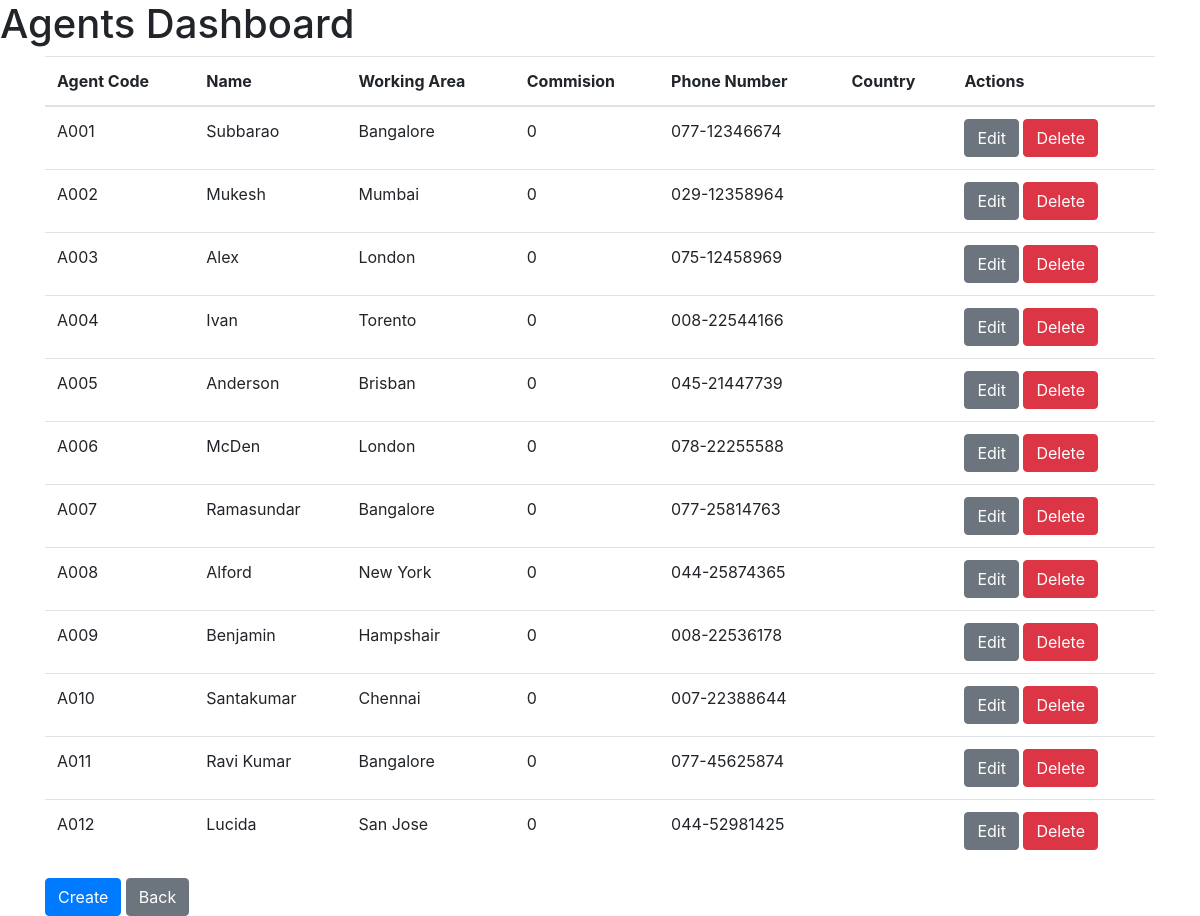
Screenshot of /?controller=agent&action=getAllAgents with the database file from the repository.
### tables this page shows
CREATE TABLE  agents
   (
  agent_code VARCHAR(6) NOT NULL,
	agent_name VARCHAR(40),
	working_area VARCHAR(35),
	comission INT(10),
	phone_no VARCHAR(15),
	country VARCHAR(25),
  PRIMARY KEY (agent_code)
);

### models/helpers/dbConnection.php (called while the page is built)
<?php
function conn()
{
    try {
        $connection = "mysql:host=" . HOST . ";"
            . "dbname=" . DB . ";"
            . "charset=" . CHARSET . ";";
        $options = [
            PDO::ATTR_ERRMODE           =>  PDO::ERRMODE_EXCEPTION,
            PDO::ATTR_EMULATE_PREPARES  => FALSE,
        ];
        $pdo = new PDO($connection, USER, PASSWORD, $options);
        return $pdo;
    } catch (PDOException $errorMsg) {
        require_once(VIEWS . "/error/error.php");
    }
}

### models/agentModel.php (called while the page is built)
<?php
require_once("helpers/dbConnection.php");
function get()
{
    $query = conn()->prepare("SELECT agent_code, agent_name, working_area, comission, phone_no, country
    FROM agents
    -- INNER JOIN genders g ON e.gender_id = g.id
    ORDER BY agent_code ASC;");
    try {
        $query->execute();
        $agents = $query->fetchAll();
        return $agents;
    } catch (PDOException $e) {
        return [];
    }
}

### views/agents/agentsDashboard.php (the view, shortened to what this page needs)
<!DOCTYPE html>
<html lang="en">
<head>
  <link rel="stylesheet" href="https://stackpath.bootstrapcdn.com/bootstrap/4.5.0/css/bootstrap.min.css">
</head>
<body>
  <h1>Agents Dashboard</h1>
  <div class="container-md">
    <table class="table">
      <thead>
        <tr>
          <th class="tg-0pky">Agent Code</th>
          <th class="tg-0pky">Name</th>
          <th class="tg-0lax">Working Area</th>
          <th class="tg-0lax">Commision</th>
          <th class="tg-0lax">Phone Number</th>
          <th class="tg-0lax">Country</th>
          <th class="tg-0lax">Actions</th>
        </tr>
      </thead>
      <tbody>
        <?php
            foreach ($agents as $index => $agent) {
                echo "<tr>";
                echo "<td class='tg-0lax'>" . $agent["agent_code"] . "</td>";
                echo "<td class='tg-0lax'>" . $agent["agent_name"] . "</td>";
                echo "<td class='tg-0lax'>" . $agent["working_area"] . "</td>";
                echo "<td class='tg-0lax'>" . $agent["comission"] . "</td>";
                echo "<td class='tg-0lax'>" . $agent["phone_no"] . "</td>";
                echo "<td class='tg-0lax'>" . $agent["country"] . "</td>";
                echo "<td colspan='2' class='tg-0lax'>
                <a class='btn btn-secondary' href='?controller=agent&action=getEmployee&id=" . $agent["agent_code"] . "'>Edit</a>
                <a class='btn btn-danger' href='?controller=agent&action=deleteEmployee&id=" . $agent["agent_code"] . "'>Delete</a>
                </td>";
                echo "</tr>";
            }
            ?>
      </tbody>
    </table>
    <a id="home" class="btn btn-primary" href="?controller=employee&action=createEmployee">Create</a>
    <a id="home" class="btn btn-secondary" href="./">Back</a>
  </div>
</body>
</html>

### index.php (shortened to what this page needs)
<?php
if(isset($_GET["controller"])) {
$controller = getControllerPath($_GET["controller"]);
$fileExists = file_exists($controller);
if($fileExists) {
require_once ($controller);
} else {
$errorMsg= "The page you are trying to access doesn't exist!";
require_once VIEWS . "error/error.php";
};
} else {
  require_once VIEWS . "main/main.php";
}
function getControllerPath($controller):string {
return CONTROLLERS .$controller."Controller.php";
}
?>

### controllers/agentController.php (shortened to what this page needs)
<?php
require_once MODELS . "agentModel.php";
$action= "";
if(isset($_GET["action"])) {
$action= $_GET["action"];
}
if(function_exists($action)) {
  call_user_func($action);
} else {
  error("This function is not working at the moment!");
}
function getAllAgents(){
$agents = get();
if(isset($agents)) {
  require_once VIEWS . "agents/agentsDashboard.php";
} else {
  error("There was some problem with the server!");
}
  }

### rows the page displays
agents: agent_code "A001", agent_name "Subbarao", working_area "Bangalore", comission "0", phone_no "077-12346674"
agents: agent_code "A002", agent_name "Mukesh", working_area "Mumbai", comission "0", phone_no "029-12358964"
agents: agent_code "A003", agent_name "Alex", working_area "London", comission "0", phone_no "075-12458969"
agents: agent_code "A004", agent_name "Ivan", working_area "Torento", comission "0", phone_no "008-22544166"
agents: agent_code "A005", agent_name "Anderson", working_area "Brisban", comission "0", phone_no "045-21447739"
agents: agent_code "A006", agent_name "McDen", working_area "London", comission "0", phone_no "078-22255588"
agents: agent_code "A007", agent_name "Ramasundar", working_area "Bangalore", comission "0", phone_no "077-25814763"
agents: agent_code "A008", agent_name "Alford", working_area "New York", comission "0", phone_no "044-25874365"
agents: agent_code "A009", agent_name "Benjamin", working_area "Hampshair", comission "0", phone_no "008-22536178"
agents: agent_code "A010", agent_name "Santakumar", working_area "Chennai", comission "0", phone_no "007-22388644"
agents: agent_code "A011", agent_name "Ravi Kumar", working_area "Bangalore", comission "0", phone_no "077-45625874"
agents: agent_code "A012", agent_name "Lucida", working_area "San Jose", comission "0", phone_no "044-52981425"
